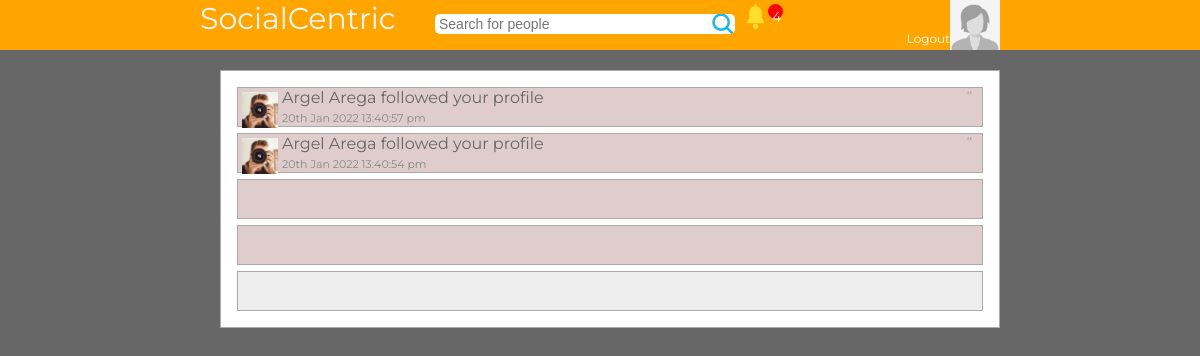
Screenshot of /notifications.php (signed in) with the database file from the repository.
### tables this page shows
CREATE TABLE IF NOT EXISTS `users` (
  `id` bigint(20) NOT NULL AUTO_INCREMENT,
  `userid` bigint(20) NOT NULL,
  `first_name` varchar(20) NOT NULL,
  `last_name` varchar(20) NOT NULL,
  `gender` varchar(6) NOT NULL,
  `profile_image` varchar(500) DEFAULT NULL,
  `cover_image` varchar(500) DEFAULT NULL,
  `date` datetime NOT NULL DEFAULT CURRENT_TIMESTAMP,
  `online` int(11) NOT NULL DEFAULT '0',
  `email` varchar(100) NOT NULL,
  `password` varchar(64) NOT NULL,
  `url_address` varchar(100) NOT NULL,
  `likes` int(11) NOT NULL DEFAULT '0',
  `about` text,
  `tag_name` varchar(20) DEFAULT NULL,
  PRIMARY KEY (`id`),
  KEY `userid` (`userid`),
  KEY `date` (`date`),
  KEY `online` (`online`),
  KEY `email` (`email`),
  KEY `url_address` (`url_address`),
  KEY `likes` (`likes`),
  KEY `tag_name` (`tag_name`)
);

CREATE TABLE IF NOT EXISTS `notifications` (
  `id` bigint(20) NOT NULL AUTO_INCREMENT,
  `userid` bigint(20) NOT NULL,
  `activity` varchar(10) NOT NULL,
  `contentid` bigint(20) NOT NULL,
  `content_owner` bigint(20) NOT NULL,
  `content_type` varchar(10) NOT NULL,
  `date` datetime NOT NULL,
  PRIMARY KEY (`id`),
  KEY `userid` (`userid`),
  KEY `contentid` (`contentid`),
  KEY `content_owner` (`content_owner`),
  KEY `date` (`date`)
);

### classes/connect.php (called while the page is built, shortened)
<?php
class Database
{
	private $host = "localhost:3306";
	private $username = "root";
	private $password = "";
	private $db = "socialcentric";
	function connect()
	{
		$connection = mysqli_connect($this->host,$this->username,$this->password,$this->db);
		return $connection;
	}
	function read($query)
	{
		$conn = $this->connect();
		$result = mysqli_query($conn,$query);
		if(!$result)
		{
			return false;
		}
		else
		{
			$data = false;
			while($row = mysqli_fetch_assoc($result))
			{
				$data[] = $row;
			}
			return $data;
		}
	}
}
?>

### classes/login.php (called while the page is built, shortened)
<?php
class Login
{
	public function check_login($id,$redirect = true)
	{
		if(is_numeric($id))
		{
			$query = "select * from users where userid = '$id' limit 1 ";
			$DB = new Database();
			$result = $DB->read($query);
			if($result)
			{
				$user_data = $result[0];
				return $user_data;
			}
		}
	}
}
?>

### classes/image.php (called while the page is built, shortened)
<?php
class Image
{
	public function get_thumb_profile($filename)
	{
		$thumbnail = $filename . "_profile_thumb.jpg";
		if(file_exists($thumbnail))
		{
			return $thumbnail;
		}
	}
}
?>

### classes/functions.php (called while the page is built, shortened)
<?php
function esc($value)
{
	return addslashes($value);
}
function check_notifications()
{
	$number = 0;
	$userid = $_SESSION['mybook_userid'];
	$DB = new Database();
	$follow = array();
	$sql = "select * from content_i_follow where disabled = 0 && userid = '$userid' limit 100";
	$i_follow = $DB->read($sql);
	if(count($follow) > 0){
		$str = "'" . implode("','", $follow) . "'";
		$query = "select * from notifications where (userid != '$userid' && content_owner = '$userid') || (contentid in ($str)) order by id desc limit 30";
	}else{
		$query = "select * from notifications where userid != '$userid' && content_owner = '$userid' order by id desc limit 30";
	}
 	$data = $DB->read($query);
 	if(is_array($data)){
 		foreach ($data as $row) {
	 		$query = "select * from notification_seen where userid = '$userid' && notification_id = '$row[id]' limit 1";
			$check = $DB->read($query);
			if(!is_array($check)){
				$number++;
			}
		}
	}
	return $number;
}
?>

### classes/user.php (called while the page is built, shortened)
<?php
class User
{
	public function get_user($id)
	{
		$query = "select * from users where userid = '$id' limit 1";
		$DB = new Database();
		$result = $DB->read($query);
		if($result)
		{
			return $result[0];
		}else
		{
			return false;
		}
	}
}
?>

### single_notification.php (the view, shortened to what this page needs)
<?php
	$actor = $User->get_user($notif_row['userid']);
	$owner = $User->get_user($notif_row['content_owner']);
	$id = esc($_SESSION['mybook_userid']);
	$link = "";
	if($notif_row['content_type'] == "post"){
		$link = "single_post.php?id=" . $notif_row['contentid'] . "&notif=" . $notif_row['id'];
	}else
	if($notif_row['content_type'] == "profile"){
		$link = "profile.php?id=" . $notif_row['userid'] . "&notif=" . $notif_row['id'];
	}if($notif_row['content_type'] == "comment"){
		$link = "single_post.php?id=" . $notif_row['contentid'] . "&notif=" . $notif_row['id'];
	}
	$query = "select * from notification_seen where userid = '$id' && notification_id = '$notif_row[id]' limit 1";
	$seen = $DB->read($query);
	if(is_array($seen)){
		$color = "#eee";
	}else{
		$color = "#dfcccc";
	}
?>
<a href="<?php echo $link ?>" style="text-decoration: none;">
	<div id="notification" style="background-color: <?= $color ?>">
		<?php
			if(is_array($actor) && is_array($owner)){
				$image = "images/user_male.jpg";
				if(file_exists($actor['profile_image']))
				{
					$image = $image_class->get_thumb_profile($actor['profile_image']);
				}
				echo "<img src='$image' style='width:36px;margin:4px;float:left;' />";
				if($actor['userid'] != $id){
					echo $actor['first_name'] . " " . $actor['last_name'];
				}else{
 					echo "You ";
				}
 				if($notif_row['activity'] == "like"){
					echo " liked ";
				}else
				if($notif_row['activity'] == "follow"){
					echo " followed ";
				}
				if($owner['userid'] != $id && $notif_row['activity'] != "tag"){
					echo $owner['first_name'] . " " . $owner['last_name'] . "'s ";
				}elseif($notif_row['activity'] == "tag"){
					echo " you in a ";
				}else{
 					echo " your ";
				}
 				$content_row = $Post->get_one_post($notif_row['contentid']);
				if($notif_row['content_type'] == "post"){
					if($content_row['has_image']){
						echo "image";
						if(file_exists($content_row['image']))
						{
							$post_image = $image_class->get_thumb_post($content_row['image']);
							echo "<img src='$post_image' style='width:40px;float:right;' />";
						}
 					}else{
						echo $notif_row['content_type'];
						echo "
 								<span style='float:right;font-size:11px;color:#888;display:inline-block;margin-right:10px;'>'".htmlspecialchars(substr($content_row['post'],0,50))."'</span>
							";
					}
				}else{
					echo $notif_row['content_type'];
					echo "
						<span style='float:right;font-size:11px;color:#888;display:inline-block;margin-right:10px;'>'".htmlspecialchars(substr($content_row['post'],0,50))."'</span>
					";
				}
				$date = date("jS M Y H:i:s a",strtotime($notif_row['date']));
				echo "<br>
					<span style='font-size:11px;color:#888;display:inline-block;margin-right:10px;'>$date</span>
				";
			}
		?>
	</div>
</a>

### notifications.php (shortened to what this page needs)
<?php
	include("classes/autoload.php");
	$login = new Login();
	$user_data = $login->check_login($_SESSION['mybook_userid']);
 	$USER = $user_data;
	$Post = new Post();
	$User = new User();
?>
<!DOCTYPE html>
	<html>
	<head>
	    <link rel="stylesheet" href="styles/notifications.css" />
	</head>
	<body style= "background-color: #676767;">
		<?php include("header.php"); ?>
		<div style="width: 800px;margin:auto;min-height: 400px;">
			<div style="display: flex;">
 				<div style="min-height: 400px;flex:2.5;padding: 20px;padding-right: 0px;">
 					<div style="border:solid thin #aaa; padding: 10px;background-color: white;">
 						<?php
 							$DB = new Database();
 							$id = esc($_SESSION['mybook_userid']);
 							$follow = array();
 							if(count($follow) > 0){
 								$str = "'" . implode("','", $follow) . "'";
   								$query = "select * from notifications where (userid != '$id' && content_owner = '$id') || (contentid in ($str)) order by id desc limit 30";
 							}else{
  								$query = "select * from notifications where userid != '$id' && content_owner = '$id' order by id desc limit 30";
 							}
 							$data = $DB->read($query);
 						?>
 						<?php if(is_array($data)): ?>
 							<?php foreach ($data as $notif_row):
 							 	include("single_notification.php");
  					 		 endforeach; ?>
  					 	<?php else: ?>
  					 			No notifications were found
  					 	<?php endif; ?>
 					</div>
 				</div>
			</div>
		</div>
	</body>
</html>

### header.php (shortened to what this page needs)
<?php
	$corner_image = "images/user_male.jpg";
	if(isset($USER)){
		if(file_exists($USER['profile_image']))
		{
			$image_class = new Image();
			$corner_image = $image_class->get_thumb_profile($USER['profile_image']);
		}else{
			if($USER['gender'] == "Female"){
				$corner_image = "images/user_female.jpg";
			}
		}
	}
?>
<div id="header">
	<form method="get" action="search.php">
		<div style="width: 800px;margin:auto;font-size: 30px;">
			<a href="index.php" style="color: whitesmoke; text-decoration:none;">SocialCentric</a>
			&nbsp &nbsp <input type="text" id="search_box" name="find" placeholder="Search for people" />
			<?php if(isset($USER)): ?>
				<a href="profile.php">
				<img src="<?php echo $corner_image ?>" style="width: 50px;float: right;">
				</a>
				<a href="logout.php">
				<span style="font-size:12px;float: right;margin-top:31px;color:white;">Logout</span>
				</a>
				<a href="notifications.php">
				<span style="display: inline-block;position: relative;">
					<img src="notif.svg" style="width:25px;float:right;margin-bottom10px;">
					<?php
						$notif = check_notifications();
					?>
					<?php if($notif > 0): ?>
						<div style="background-color: red;color: white;position: absolute;right:-15px;
						width:15px;height: 15px;border-radius: 50%;padding: 4px;text-align:center;font-size: 14px;"><?= $notif ?></div>
					<?php endif; ?>
				</span>
				</a>
			<?php endif; ?>
		</div>
	</form>
</div>

### styles/notifications.css (style rules this page uses)
* { padding: 0; margin: 0; box-sizing: border-box; }
html { font-family: "Montserrat", sans-serif; scroll-behavior: smooth; }
a { color: rgb(255, 115, 0); }
#header { height: 50px; width:100%; background-color: orange; color: whitesmoke; text-decoration:none; }
#search_box { width: 300px; height: 20px; border-radius: 5px; border:none; padding: 4px; font-size: 14px; background-image: url(search.png); background-repeat: no-repeat; background-position: right; }
#notification { height: 40px; background-color: #eee; color:#666; border: 1px solid #aaa; margin: 6px; }

### rows the page displays
users: profile_image (picture)
notifications: users.profile_image (picture), users.first_name "Argel", users.last_name "Arega", activity "followed", content_type "profile", date "20th Jan 2022 13:40:57 pm"
notifications: users.profile_image (picture), users.first_name "Argel", users.last_name "Arega", activity "followed", content_type "profile", date "20th Jan 2022 13:40:54 pm"

### other values shown
$notif "4"
